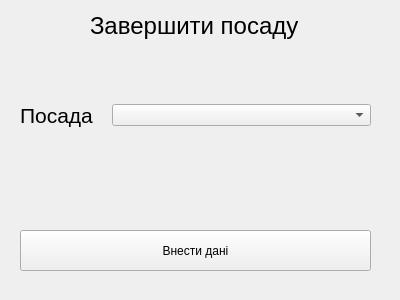
<?xml version="1.0" encoding="UTF-8"?>
<ui version="4.0">
 <class>expire_position</class>
 <widget class="QWidget" name="expire_position">
  <property name="geometry">
   <rect>
    <x>0</x>
    <y>0</y>
    <width>400</width>
    <height>300</height>
   </rect>
  </property>
  <property name="windowTitle">
   <string>Form</string>
  </property>
  <widget class="QLabel" name="label">
   <property name="geometry">
    <rect>
     <x>90</x>
     <y>0</y>
     <width>231</width>
     <height>51</height>
    </rect>
   </property>
   <property name="font">
    <font>
     <pointsize>18</pointsize>
    </font>
   </property>
   <property name="text">
    <string>Завершити посаду</string>
   </property>
  </widget>
  <widget class="QPushButton" name="submit_button">
   <property name="geometry">
    <rect>
     <x>20</x>
     <y>230</y>
     <width>351</width>
     <height>41</height>
    </rect>
   </property>
   <property name="text">
    <string>Внести дані</string>
   </property>
  </widget>
  <widget class="QWidget" name="">
   <property name="geometry">
    <rect>
     <x>20</x>
     <y>100</y>
     <width>351</width>
     <height>31</height>
    </rect>
   </property>
   <layout class="QHBoxLayout" name="horizontalLayout" stretch="1,3">
    <item>
     <widget class="QLabel" name="label_2">
      <property name="font">
       <font>
        <pointsize>16</pointsize>
       </font>
      </property>
      <property name="text">
       <string>Посада</string>
      </property>
     </widget>
    </item>
    <item>
     <widget class="QComboBox" name="position_picker"/>
    </item>
   </layout>
  </widget>
 </widget>
 <resources/>
 <connections/>
</ui>
